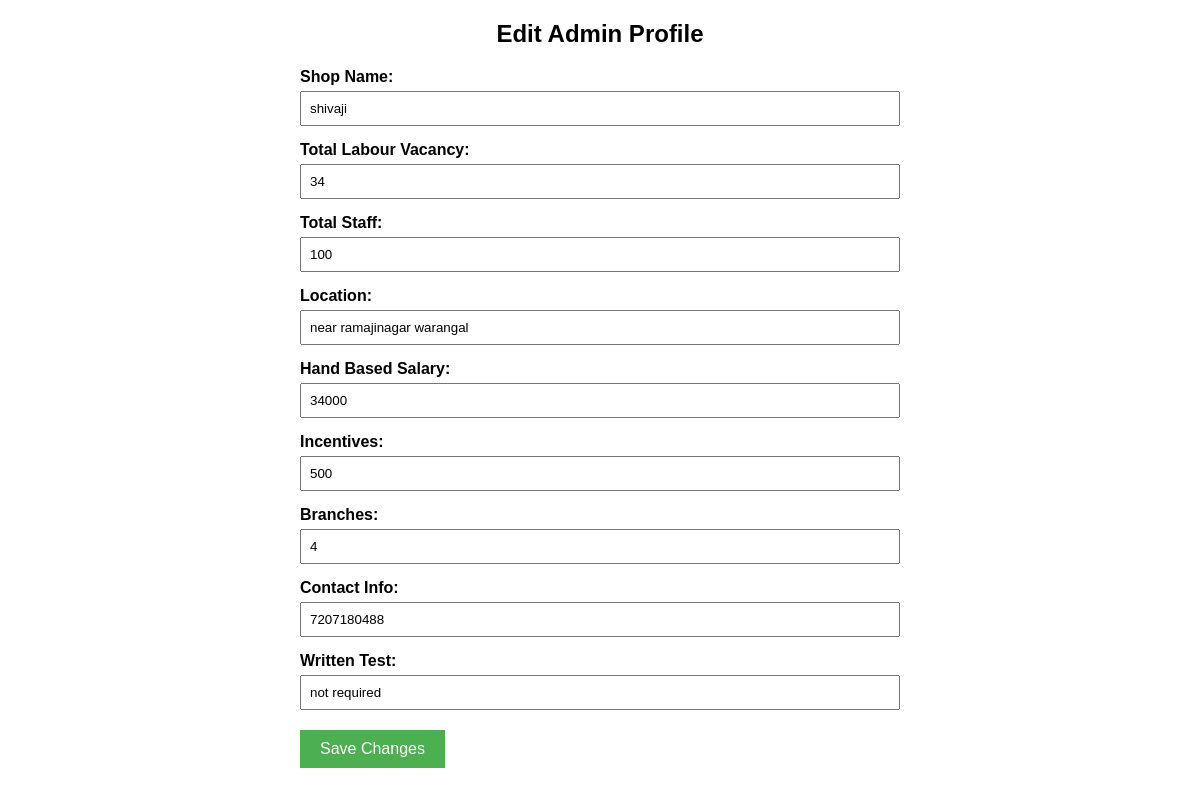
The app's page /edit_admin_profile (signed in) with its own data.
### tables this page shows
CREATE TABLE admin_profiles (
            username TEXT PRIMARY KEY,
            shop_name TEXT,
            total_labour_vacancy INTEGER,
            total_staff INTEGER,
            location TEXT,
            hand_based_salary TEXT,
            incentives TEXT,
            branches TEXT,
            contact_info TEXT,
            written_test TEXT,
            FOREIGN KEY(username) REFERENCES users(username)
        );

### app.py (the view)
@app.route('/edit_admin_profile', methods=['GET', 'POST'])
@admin_required
def edit_admin_profile():
    db = get_db()
    username = current_user.username
    if request.method == 'POST':
        shop_name = request.form.get('shop_name')
        total_labour_vacancy = request.form.get('total_labour_vacancy', type=int)
        total_staff = request.form.get('total_staff', type=int)
        location = request.form.get('location')
        hand_based_salary = request.form.get('hand_based_salary')
        incentives = request.form.get('incentives')
        branches = request.form.get('branches')
        contact_info = request.form.get('contact_info')
        written_test = request.form.get('written_test')
        if total_labour_vacancy is not None and total_staff is not None and total_labour_vacancy > total_staff:
            flash('Total vacancies cannot be greater than total staff.', 'error')
            profile = {
                'shop_name': shop_name, 'total_labour_vacancy': total_labour_vacancy,
                'total_staff': total_staff, 'location': location,
                'hand_based_salary': hand_based_salary, 'incentives': incentives,
                'branches': branches, 'contact_info': contact_info,
                'written_test': written_test
            }
            return render_template('edit_admin_profile.html', profile=profile)
        try:
            db.execute('''UPDATE admin_profiles SET
                shop_name = ?, total_labour_vacancy = ?, total_staff = ?, location = ?,
                hand_based_salary = ?, incentives = ?, branches = ?, contact_info = ?, written_test = ?
                WHERE username = ?''',
                (shop_name, total_labour_vacancy, total_staff, location, hand_based_salary,
                 incentives, branches, contact_info, written_test, username)
            )
            db.commit()
            flash('Profile updated successfully.', 'success')
            return redirect(url_for('admin_dashboard'))
        except Exception as e:
            db.rollback()
            flash(f'Failed to update profile: {e}', 'error')
    else:
        profile = db.execute('SELECT * FROM admin_profiles WHERE username = ?', (username,)).fetchone()
        return render_template('edit_admin_profile.html', profile=profile)

### app.py (called while the page is built)
def get_db():
    db = getattr(g, '_database', None)
    if db is None:
        db = g._database = sqlite3.connect(DATABASE)
    db.row_factory = sqlite3.Row
    return db

@app.teardown_appcontext
def close_connection(exception):
    db = getattr(g, '_database', None)
    if db:
        db.close()

@login_manager.user_loader
def load_user(user_id):
    return User.get(user_id)

def admin_required(f):
    @wraps(f)
    def decorated_function(*args, **kwargs):
        if not current_user.is_authenticated or current_user.role != 'admin':
            flash("Admin access required.", "error")
            return redirect(url_for('login'))
        return f(*args, **kwargs)
    return decorated_function

    @staticmethod
    def get(user_id):
        if ':' not in user_id:
            return None
        username, role = user_id.split(':', 1)
        db = get_db()
        user_row = db.execute("SELECT * FROM users WHERE username = ? AND role = ?", (username, role)).fetchone()
        if not user_row:
            return None
        return User(
            username=user_row['username'],
            age=user_row['age'],
            skills=user_row['skills'],
            profile_pic=user_row['profile_pic'],
            role=user_row['role']
        )

### templates/edit_admin_profile.html (shortened to what this page needs)
<!DOCTYPE html>
<html lang="en">
<head>
</head>
<body>
    <center><h2>Edit Admin Profile</h2></center>
    <form method="POST">
        <label for="shop_name">Shop Name:</label>
        <input type="text" id="shop_name" name="shop_name" value="{{ profile.shop_name or '' }}" required />
        <label for="total_labour_vacancy">Total Labour Vacancy:</label>
        <input type="number" id="total_labour_vacancy" name="total_labour_vacancy" value="{{ profile.total_labour_vacancy or 0 }}" min="0" required />
        <label for="total_staff">Total Staff:</label>
        <input type="number" id="total_staff" name="total_staff" value="{{ profile.total_staff or 0 }}" min="0" required />
        <label for="location">Location:</label>
        <input type="text" id="location" name="location" value="{{ profile.location or '' }}" />
        <label for="hand_based_salary">Hand Based Salary:</label>
        <input type="text" id="hand_based_salary" name="hand_based_salary" value="{{ profile.hand_based_salary or '' }}" />
        <label for="incentives">Incentives:</label>
        <input type="text" id="incentives" name="incentives" value="{{ profile.incentives or '' }}" />
        <label for="branches">Branches:</label>
        <input type="text" id="branches" name="branches" value="{{ profile.branches or '' }}" />
        <label for="contact_info">Contact Info:</label>
        <input type="text" id="contact_info" name="contact_info" value="{{ profile.contact_info or '' }}" />
        <label for="written_test">Written Test:</label>
        <input type="text" id="written_test" name="written_test" value="{{ profile.written_test or '' }}" />
        <button type="submit">Save Changes</button>
    </form>
</body>
</html>

### templates/edit_admin_profile.html (style rules this page uses)
body { font-family: Arial, sans-serif; margin: 20px; }
form { max-width: 600px; margin: auto; }
label { display: block; margin-top: 15px; font-weight: bold; }
input[type="text"], input[type="number"] { width: 100%; padding: 8px; margin-top: 5px; box-sizing: border-box; }
button { margin-top: 20px; padding: 10px 20px; background-color: #4CAF50; border: none; color: white; font-size: 16px; cursor: pointer; }

### records on screen
admin_profiles: shop_name "shivaji", total_labour_vacancy "34", total_staff "100", location "near ramajinagar warangal", hand_based_salary "34000", incentives "500", branches "4", contact_info "7207180488", written_test "not required"
